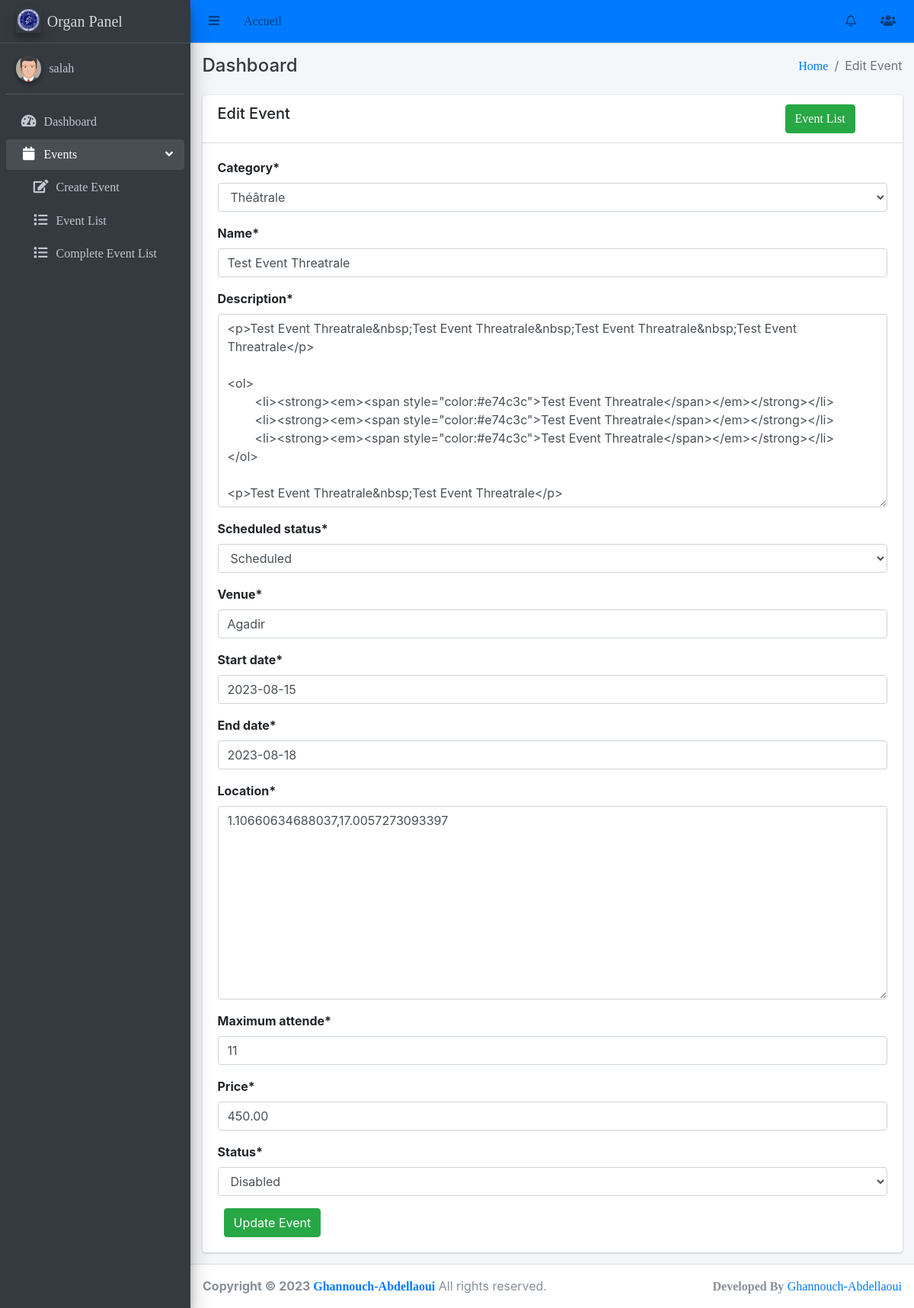
Page /organ/event/10/edit/ (signed in) on the committed database.
### events/models.py (models this page shows, shortened)
class Event(models.Model):
    category = models.ForeignKey(EventCategory, on_delete=models.CASCADE)
    name = models.CharField(max_length=255, unique=True)
    description = RichTextUploadingField()
    job_category = models.ForeignKey(JobCategory, on_delete=models.CASCADE)
    select_scheduled_status = (
        ('yet to scheduled', 'Yet to Scheduled'),
        ('scheduled', 'Scheduled')
    )
    scheduled_status = models.CharField(max_length=25, choices=select_scheduled_status)
    venue = models.CharField(max_length=255)
    start_date = models.DateField()
    end_date = models.DateField()
    location = LocationField()
    maximum_attende = models.PositiveIntegerField()
    created_user = models.ForeignKey('auth.User', on_delete=models.CASCADE, null=True, blank=True, related_name='event_created_user')
    updated_user = models.ForeignKey('auth.User', on_delete=models.CASCADE, blank=True, null=True, related_name='event_updated_user')
    created_date = models.DateField(auto_now_add=True)
    updated_date = models.DateField(auto_now_add=True)
    last_updated = models.DateTimeField(auto_now=True)
    status_choice = (
        ('disabled', 'Disabled'),
        ('active', 'Active'),
        ('deleted', 'Deleted'),
        ('time out', 'Time Out'),
        ('completed', 'Completed'),
        ('cancel', 'Cancel'),
    )
    status = models.CharField(choices=status_choice, max_length=10)
    price = models.DecimalField(max_digits=8, decimal_places=2,null=True)
    ticket = models.OneToOneField(Ticket, on_delete=models.CASCADE, null=True,  blank=True)

class EventCategory(models.Model):
    name = models.CharField(max_length=255, unique=True)
    code = models.CharField(max_length=6, unique=True)
    created_user = models.ForeignKey('auth.User', on_delete=models.CASCADE, related_name='created_user')
    updated_user = models.ForeignKey('auth.User', on_delete=models.CASCADE, related_name='updated_user')
    created_date = models.DateField(auto_now_add=True)
    updated_date = models.DateField(auto_now_add=True)
    status_choice = (
        ('active', 'Active'),
        ('deleted', 'Deleted'),
        ('blocked', 'Blocked'),
    )
    status = models.CharField(choices=status_choice, max_length=10)
    def __str__(self):
        return self.name

### organ/views.py (the view)
# urls.py: path('event/<int:pk>/edit/', EventUpdateView.as_view(), name='event-edit'),
class EventUpdateView(LoginRequiredMixin, UpdateView):
    login_url = 'login'
    model = Event
    form_class = EventUpdateForm
    template_name = 'organ/edit_event.html'
    success_url = reverse_lazy('organ:event-list')

### organ/forms.py
class EventUpdateForm(forms.ModelForm):
    status_choices = [
        ('disabled', 'Disabled'),
    ]
    status = forms.ChoiceField(choices=status_choices, widget=forms.Select(attrs={'class': 'form-control'}))
    class Meta:
        model = Event
        fields = ['category', 'name', 'description', 'scheduled_status', 'venue', 'start_date', 'end_date', 'location', 'maximum_attende', 'price', 'status']

### main/templates/organ/edit_event.html (shortened to what this page needs)
{% extends 'base/base_organ.html' %}
{% block breadcrumb %}Edit Event{% endblock breadcrumb %}
{% load crispy_forms_tags %}
{% block extrahead %}
    <link href='https://api.mapbox.com/mapbox-gl-js/v1.11.0/mapbox-gl.css' rel='stylesheet' />
    {% load mapbox_location_field_tags %}
{% endblock extrahead %}
{% block content %}
    <div class="row">
        <div class="col-md-12">
            <div class="card">
                <div class="card-header">
                    <div class="row">
                        <div class="col-md-10">
                            <h5>Edit Event</h5>
                        </div>
                        <div class="col-md-2">
                            <a class="btn btn-success" href="{% url 'organ:event-list' %}">Event List</a>
                        </div>
                    </div>
                </div>
                <div class="card-body">
                    <form method="post" enctype="multipart/form-data">
                        {{ form|crispy  }}
                        <button class="btn btn-success ml-2" type="submit">Update Event</button>
                    </form>
                </div>
            </div>
        </div>
    </div>
{% endblock content %}

### main/templates/base/sidebar_organ.html (shortened to what this page needs)
{% load static %}
<aside class="main-sidebar sidebar-dark-primary elevation-4">
    <a href="#" class="brand-link">
      <img src="{% static 'img/logo.png' %}" alt="Logo" class="brand-image elevation-3"
           style="opacity: .8">
          <span class="brand-text font-weight-light">Organ Panel</span>
    </a>
    <div class="sidebar">
      <div class="user-panel mt-3 pb-3 mb-3 d-flex">
        <div class="image">
          <img src="{% static 'img/avatar5.png' %}" class="img-circle elevation-2" alt="User Image">
        </div>
        <div class="info">
          <a href="{% url 'useracc:Yourprofile' %}" class="d-block">{{request.user}}</a>
        </div>
      </div>
      <nav class="mt-2">
        <ul class="nav nav-pills nav-sidebar flex-column" data-widget="treeview" role="menu" data-accordion="false">
          <li class="nav-item">
            <a href="{% url 'dashboard_organ' %}" class="nav-link">
              <i class="nav-icon fas fa-tachometer-alt"></i>
              <p>
                Dashboard
              </p>
            </a>
          </li>
          <li class="nav-item has-treeview menu-open">
            <a href="#" class="nav-link">
              <i class="nav-icon fas fa-calendar"></i>
              <p>
                Events
                <i class="right fas fa-angle-left"></i>
              </p>
            </a>
            <ul class="nav nav-treeview">
              <li class="nav-item ml-3">
                <a href="{% url 'organ:event-create' %}" class="nav-link">
                  <i class="far fa fa-edit nav-icon"></i>
                  <p>Create Event</p>
                </a>
              </li>
              <li class="nav-item ml-3">
                <a href="{% url 'organ:event-list' %}" class="nav-link">
                  <i class="far fa fa-list nav-icon"></i>
                  <p>Event List</p>
                </a>
              </li>
              <li class="nav-item ml-3">
                <a href="{% url 'organ:complete-event' %}" class="nav-link">
                  <i class="far fa fa-list nav-icon"></i>
                  <p>Complete Event List</p>
                </a>
              </li>
            </ul>
          </li>
        </ul>
      </nav>
    </div>
  </aside>

### rows in the picture
Event: category "Théâtrale", description "<p>Test Event Threatrale&nbsp;Test Event Threatrale&nbsp;Test Event Threatrale&nbsp;Test Event Threatrale</p> <ol> <li><strong><em><span style=\"color:#e74c3c\">Test Event Threatrale</span></em></strong></li> <li><strong><em><span style=\"color:#e74c3c\">Test Event Threatrale</span></em></strong></li> <li><strong><em><span style=\"color:#e74c3c\">Test Event Threatrale</span></em></strong></li> </ol> <p>Test Event Threatrale&nbsp;Test Event Threatrale</p>", scheduled_status "Scheduled", venue "Agadir", start_date "2023-08-15", end_date "2023-08-18", location "1.10660634688037,17.0057273093397", maximum_attende "11", price "450.00", status "Disabled"
EventCategory: name "Test Event Threatrale"

### other values in the picture
{{ request.user }} "salah"
